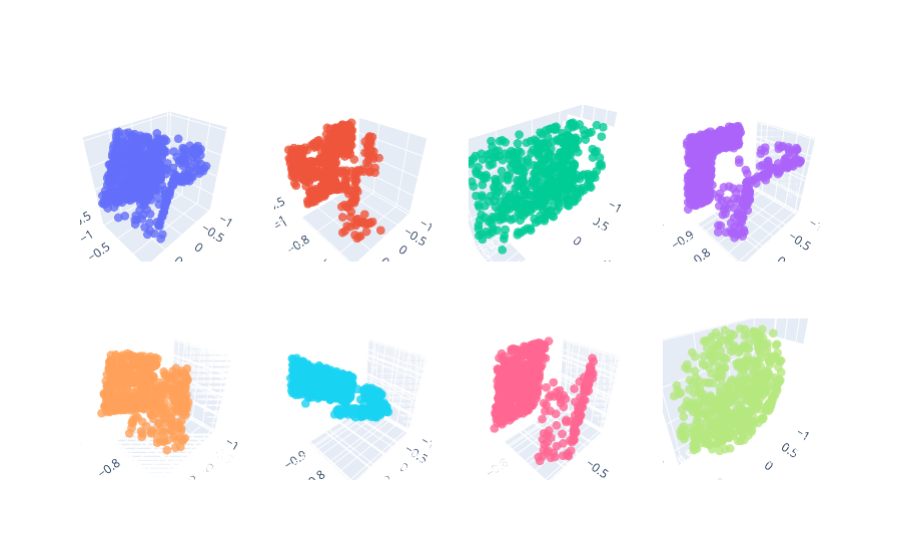

The cell this chart's notebook holds for it:
### Code cell
plot_samples(mock_data)

### Figure 1 — Plotly figure (JSON) as saved in the notebook; plotly's stock layout.template omitted (floating-point values rounded to 4 significant figures; data arrays with more than 128 entries replaced by an {"elided": "..."} marker saying what was removed)
{"data": [{"marker": {"opacity": 0.8, "size": 3}, "mode": "markers", "scene": "scene", "type": "scatter3d", "x": {"elided": "500 float values"}, "y": {"elided": "500 float values"}, "z": {"elided": "500 float values"}}, {"marker": {"opacity": 0.8, "size": 3}, "mode": "markers", "scene": "scene2", "type": "scatter3d", "x": {"elided": "500 float values"}, "y": {"elided": "500 float values"}, "z": {"elided": "500 float values"}}, {"marker": {"opacity": 0.8, "size": 3}, "mode": "markers", "scene": "scene3", "type": "scatter3d", "x": {"elided": "500 float values"}, "y": {"elided": "500 float values"}, "z": {"elided": "500 float values"}}, {"marker": {"opacity": 0.8, "size": 3}, "mode": "markers", "scene": "scene4", "type": "scatter3d", "x": {"elided": "500 float values"}, "y": {"elided": "500 float values"}, "z": {"elided": "500 float values"}}, {"marker": {"opacity": 0.8, "size": 3}, "mode": "markers", "scene": "scene5", "type": "scatter3d", "x": {"elided": "500 float values"}, "y": {"elided": "500 float values"}, "z": {"elided": "500 float values"}}, {"marker": {"opacity": 0.8, "size": 3}, "mode": "markers", "scene": "scene6", "type": "scatter3d", "x": {"elided": "500 float values"}, "y": {"elided": "500 float values"}, "z": {"elided": "500 float values"}}, {"marker": {"opacity": 0.8, "size": 3}, "mode": "markers", "scene": "scene7", "type": "scatter3d", "x": {"elided": "500 float values"}, "y": {"elided": "500 float values"}, "z": {"elided": "500 float values"}}, {"marker": {"opacity": 0.8, "size": 3}, "mode": "markers", "scene": "scene8", "type": "scatter3d", "x": {"elided": "500 float values"}, "y": {"elided": "500 float values"}, "z": {"elided": "500 float values"}}], "layout": {"scene": {"domain": {"x": [0, 0.2125], "y": [0.575, 1]}}, "scene2": {"domain": {"x": [0.2625, 0.475], "y": [0.575, 1]}}, "scene3": {"domain": {"x": [0.525, 0.7375], "y": [0.575, 1]}}, "scene4": {"domain": {"x": [0.7875, 1], "y": [0.575, 1]}}, "scene5": {"domain": {"x": [0, 0.2125], "y": [0, 0.425]}}, "scene6": {"domain": {"x": [0.2625, 0.475], "y": [0, 0.425]}}, "scene7": {"domain": {"x": [0.525, 0.7375], "y": [0, 0.425]}}, "scene8": {"domain": {"x": [0.7875, 1], "y": [0, 0.425]}}, "showlegend": false}}
